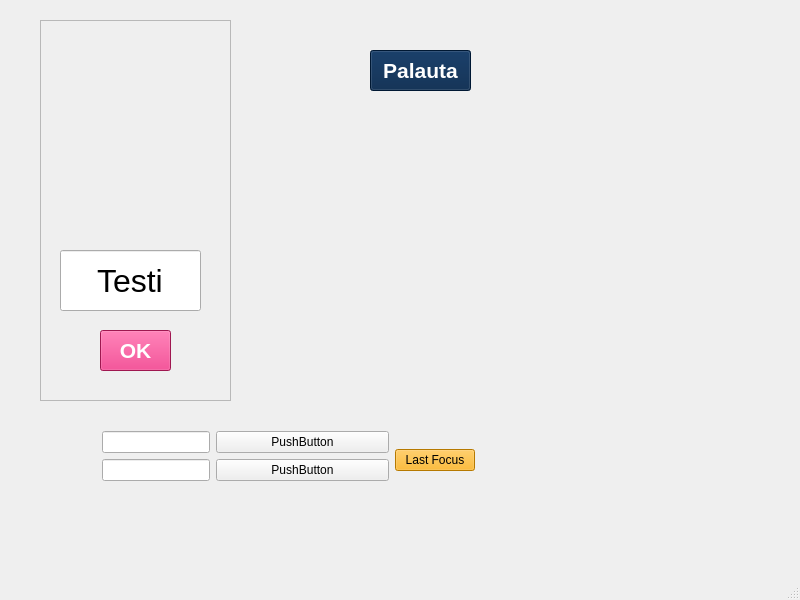
<?xml version="1.0" encoding="UTF-8"?>
<ui version="4.0">
 <class>MainWindow</class>
 <widget class="QMainWindow" name="MainWindow">
  <property name="geometry">
   <rect>
    <x>0</x>
    <y>0</y>
    <width>800</width>
    <height>600</height>
   </rect>
  </property>
  <property name="windowTitle">
   <string>MainWindow</string>
  </property>
  <widget class="QWidget" name="centralwidget">
   <widget class="QFrame" name="frame">
    <property name="geometry">
     <rect>
      <x>40</x>
      <y>20</y>
      <width>191</width>
      <height>381</height>
     </rect>
    </property>
    <property name="frameShape">
     <enum>QFrame::Shape::StyledPanel</enum>
    </property>
    <property name="frameShadow">
     <enum>QFrame::Shadow::Raised</enum>
    </property>
    <widget class="QLabel" name="label">
     <property name="geometry">
      <rect>
       <x>10</x>
       <y>10</y>
       <width>171</width>
       <height>201</height>
      </rect>
     </property>
     <property name="text">
      <string/>
     </property>
     <property name="pixmap">
      <pixmap resource="suttuResources.qrc">:/pictures/uiPictures/student.png</pixmap>
     </property>
    </widget>
    <widget class="QLineEdit" name="lineEdit">
     <property name="geometry">
      <rect>
       <x>20</x>
       <y>230</y>
       <width>141</width>
       <height>61</height>
      </rect>
     </property>
     <property name="font">
      <font>
       <pointsize>24</pointsize>
      </font>
     </property>
     <property name="text">
      <string>Testi</string>
     </property>
     <property name="alignment">
      <set>Qt::AlignmentFlag::AlignCenter</set>
     </property>
    </widget>
    <widget class="QPushButton" name="pushButton">
     <property name="geometry">
      <rect>
       <x>60</x>
       <y>310</y>
       <width>71</width>
       <height>41</height>
      </rect>
     </property>
     <property name="font">
      <font>
       <pointsize>16</pointsize>
       <bold>true</bold>
      </font>
     </property>
     <property name="styleSheet">
      <string notr="true">background-color: rgb(223, 32, 112);
color: rgb(255, 255, 255);</string>
     </property>
     <property name="text">
      <string>OK</string>
     </property>
    </widget>
   </widget>
   <widget class="QPushButton" name="ResetPositionsPushButton">
    <property name="geometry">
     <rect>
      <x>370</x>
      <y>50</y>
      <width>101</width>
      <height>41</height>
     </rect>
    </property>
    <property name="font">
     <font>
      <pointsize>16</pointsize>
      <bold>true</bold>
     </font>
    </property>
    <property name="styleSheet">
     <string notr="true">background-color: rgb(0, 33, 72);
color: rgb(255, 255, 255);</string>
    </property>
    <property name="text">
     <string>Palauta</string>
    </property>
   </widget>
   <widget class="QWidget" name="">
    <property name="geometry">
     <rect>
      <x>102</x>
      <y>431</y>
      <width>373</width>
      <height>58</height>
     </rect>
    </property>
    <layout class="QHBoxLayout" name="horizontalLayout">
     <item>
      <layout class="QFormLayout" name="formLayout">
       <item row="0" column="0">
        <widget class="QLineEdit" name="LastNameLineEdit"/>
       </item>
       <item row="0" column="1">
        <widget class="QPushButton" name="pushButton_2">
         <property name="text">
          <string>PushButton</string>
         </property>
        </widget>
       </item>
       <item row="1" column="0">
        <widget class="QLineEdit" name="FirstNameLineEdit"/>
       </item>
       <item row="1" column="1">
        <widget class="QPushButton" name="pushButton_3">
         <property name="text">
          <string>PushButton</string>
         </property>
        </widget>
       </item>
      </layout>
     </item>
     <item>
      <widget class="QPushButton" name="lastFocusPushButton">
       <property name="styleSheet">
        <string notr="true">background-color: rgb(255, 170, 0);</string>
       </property>
       <property name="text">
        <string>Last Focus</string>
       </property>
      </widget>
     </item>
    </layout>
   </widget>
  </widget>
  <widget class="QMenuBar" name="menubar">
   <property name="geometry">
    <rect>
     <x>0</x>
     <y>0</y>
     <width>800</width>
     <height>33</height>
    </rect>
   </property>
  </widget>
  <widget class="QStatusBar" name="statusbar"/>
 </widget>
 <resources>
  <include location="suttuResources.qrc"/>
 </resources>
 <connections/>
</ui>
